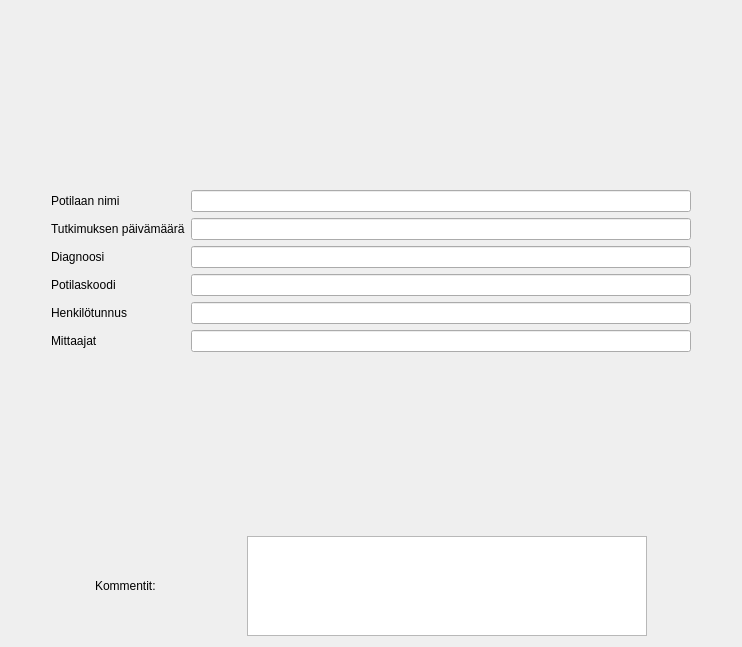
      <widget class="QWidget" name="tabTiedot">
       <attribute name="title">
        <string>Potilaan tiedot</string>
       </attribute>
       <layout class="QVBoxLayout" name="verticalLayout_11">
        <item>
         <spacer name="verticalSpacer_13">
          <property name="orientation">
           <enum>Qt::Vertical</enum>
          </property>
          <property name="sizeHint" stdset="0">
           <size>
            <width>20</width>
            <height>179</height>
           </size>
          </property>
         </spacer>
        </item>
        <item>
         <layout class="QGridLayout" name="gridLayout_13">
          <item row="3" column="2">
           <widget class="QLineEdit" name="lnTiedotID">
            <property name="sizePolicy">
             <sizepolicy hsizetype="Fixed" vsizetype="Fixed">
              <horstretch>0</horstretch>
              <verstretch>0</verstretch>
             </sizepolicy>
            </property>
            <property name="minimumSize">
             <size>
              <width>500</width>
              <height>0</height>
             </size>
            </property>
            <property name="text">
             <string/>
            </property>
           </widget>
          </item>
          <item row="3" column="1">
           <widget class="QLabel" name="label_2">
            <property name="text">
             <string>Potilaskoodi</string>
            </property>
           </widget>
          </item>
          <item row="1" column="2">
           <widget class="QLineEdit" name="lnTiedotPvm">
            <property name="sizePolicy">
             <sizepolicy hsizetype="Fixed" vsizetype="Fixed">
              <horstretch>0</horstretch>
              <verstretch>0</verstretch>
             </sizepolicy>
            </property>
            <property name="minimumSize">
             <size>
              <width>500</width>
              <height>0</height>
             </size>
            </property>
           </widget>
          </item>
          <item row="0" column="2">
           <widget class="QLineEdit" name="lnTiedotNimi">
            <property name="sizePolicy">
             <sizepolicy hsizetype="Fixed" vsizetype="Fixed">
              <horstretch>0</horstretch>
              <verstretch>0</verstretch>
             </sizepolicy>
            </property>
            <property name="minimumSize">
             <size>
              <width>500</width>
              <height>0</height>
             </size>
            </property>
           </widget>
          </item>
          <item row="2" column="1">
           <widget class="QLabel" name="label_5">
            <property name="text">
             <string>Diagnoosi</string>
            </property>
           </widget>
          </item>
          <item row="1" column="1">
           <widget class="QLabel" name="label">
            <property name="text">
             <string>Tutkimuksen päivämäärä</string>
            </property>
            <property name="buddy">
             <cstring>lnTiedotMittaajat</cstring>
            </property>
           </widget>
          </item>
          <item row="0" column="1">
           <widget class="QLabel" name="label_3">
            <property name="text">
             <string>Potilaan nimi</string>
            </property>
           </widget>
          </item>
          <item row="5" column="2">
           <widget class="QLineEdit" name="lnTiedotMittaajat">
            <property name="sizePolicy">
             <sizepolicy hsizetype="Fixed" vsizetype="Fixed">
              <horstretch>0</horstretch>
              <verstretch>0</verstretch>
             </sizepolicy>
            </property>
            <property name="minimumSize">
             <size>
              <width>500</width>
              <height>0</height>
             </size>
            </property>
           </widget>
          </item>
          <item row="4" column="2">
           <widget class="QLineEdit" name="lnTiedotHetu">
            <property name="sizePolicy">
             <sizepolicy hsizetype="Fixed" vsizetype="Fixed">
              <horstretch>0</horstretch>
              <verstretch>0</verstretch>
             </sizepolicy>
            </property>
            <property name="minimumSize">
             <size>
              <width>500</width>
              <height>0</height>
             </size>
            </property>
           </widget>
          </item>
          <item row="2" column="0">
           <spacer name="horizontalSpacer_57">
            <property name="orientation">
             <enum>Qt::Horizontal</enum>
            </property>
            <property name="sizeHint" stdset="0">
             <size>
              <width>40</width>
              <height>20</height>
             </size>
            </property>
           </spacer>
          </item>
          <item row="4" column="1">
           <widget class="QLabel" name="label_4">
            <property name="text">
             <string>Henkilötunnus</string>
            </property>
           </widget>
          </item>
          <item row="2" column="2">
           <widget class="QLineEdit" name="lnTiedotDiag">
            <property name="sizePolicy">
             <sizepolicy hsizetype="Fixed" vsizetype="Fixed">
              <horstretch>0</horstretch>
              <verstretch>0</verstretch>
             </sizepolicy>
            </property>
            <property name="minimumSize">
             <size>
              <width>500</width>
              <height>0</height>
             </size>
            </property>
           </widget>
          </item>
          <item row="5" column="1">
           <widget class="QLabel" name="label_6">
            <property name="text">
             <string>Mittaajat</string>
            </property>
           </widget>
          </item>
          <item row="2" column="3">
           <spacer name="horizontalSpacer_58">
            <property name="orientation">
             <enum>Qt::Horizontal</enum>
            </property>
            <property name="sizeHint" stdset="0">
             <size>
              <width>40</width>
              <height>20</height>
             </size>
            </property>
           </spacer>
          </item>
         </layout>
        </item>
        <item>
         <spacer name="verticalSpacer">
          <property name="orientation">
           <enum>Qt::Vertical</enum>
          </property>
          <property name="sizeHint" stdset="0">
           <size>
            <width>20</width>
            <height>178</height>
           </size>
          </property>
         </spacer>
        </item>
        <item>
         <layout class="QHBoxLayout" name="horizontalLayout_13">
          <item>
           <spacer name="horizontalSpacer_52">
            <property name="orientation">
             <enum>Qt::Horizontal</enum>
            </property>
            <property name="sizeHint" stdset="0">
             <size>
              <width>40</width>
              <height>20</height>
             </size>
            </property>
           </spacer>
          </item>
          <item>
           <widget class="QLabel" name="label_244">
            <property name="text">
             <string>Kommentit:</string>
            </property>
           </widget>
          </item>
          <item>
           <spacer name="horizontalSpacer_53">
            <property name="orientation">
             <enum>Qt::Horizontal</enum>
            </property>
            <property name="sizeHint" stdset="0">
             <size>
              <width>40</width>
              <height>20</height>
             </size>
            </property>
           </spacer>
          </item>
          <item>
           <widget class="QTextEdit" name="cmtTiedot">
            <property name="sizePolicy">
             <sizepolicy hsizetype="Fixed" vsizetype="Fixed">
              <horstretch>0</horstretch>
              <verstretch>0</verstretch>
             </sizepolicy>
            </property>
            <property name="minimumSize">
             <size>
              <width>400</width>
              <height>100</height>
             </size>
            </property>
            <property name="maximumSize">
             <size>
              <width>400</width>
              <height>100</height>
             </size>
            </property>
           </widget>
          </item>
          <item>
           <spacer name="horizontalSpacer_54">
            <property name="orientation">
             <enum>Qt::Horizontal</enum>
            </property>
            <property name="sizeHint" stdset="0">
             <size>
              <width>40</width>
              <height>20</height>
             </size>
            </property>
           </spacer>
          </item>
         </layout>
        </item>
       </layout>
      </widget>
